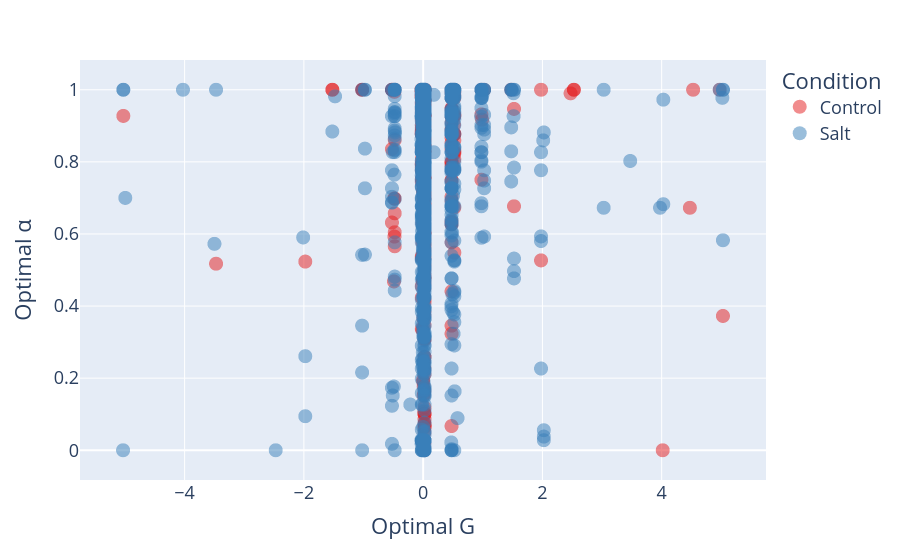

Notebook code for this chart:
### Code cell
fig = px.scatter(
    arbor_stats_df,
    x="best_G",
    y="min_alpha",
    color="condition label",
    hover_name="arbor name",
    opacity=0.5,
    color_discrete_sequence=px.colors.qualitative.Set1,
)

fig.update_traces(marker=dict(size=14))
fig.update_layout(
    font=dict(size=18),
    legend_title_text="Condition",
    xaxis_title="Optimal G",
    yaxis_title="Optimal α",
    showlegend=True
)

fig.show()
fig.write_html("docs/Optimal_G_alpha_condition.html")
fig.write_image("paper-figs/Salt-Control-Analysis/Optimal-alpha-vs-G-condition.pdf")

### Figure 1 — Plotly figure (JSON) as saved in the notebook; plotly's stock layout.template omitted (floating-point values rounded to 4 significant figures; data arrays with more than 128 entries replaced by an {"elided": "..."} marker saying what was removed)
{"data": [{"hovertemplate": "<b>%{hovertext}</b><br><br>condition label=Control<br>best_G=%{x}<br>min_alpha=%{y}<extra></extra>", "hovertext": {"elided": "1226 str values"}, "legendgroup": "Control", "marker": {"color": "rgb(228,26,28)", "opacity": 0.5, "size": 14, "symbol": "circle"}, "mode": "markers", "name": "Control", "showlegend": true, "type": "scattergl", "x": {"elided": "1226 float values"}, "xaxis": "x", "y": {"elided": "1226 float values"}, "yaxis": "y"}, {"hovertemplate": "<b>%{hovertext}</b><br><br>condition label=Salt<br>best_G=%{x}<br>min_alpha=%{y}<extra></extra>", "hovertext": {"elided": "1193 str values"}, "legendgroup": "Salt", "marker": {"color": "rgb(55,126,184)", "opacity": 0.5, "size": 14, "symbol": "circle"}, "mode": "markers", "name": "Salt", "showlegend": true, "type": "scattergl", "x": {"elided": "1193 float values"}, "xaxis": "x", "y": {"elided": "1193 float values"}, "yaxis": "y"}], "layout": {"autosize": true, "font": {"size": 18}, "legend": {"title": {"text": "Condition"}, "tracegroupgap": 0}, "margin": {"t": 60}, "showlegend": true, "xaxis": {"anchor": "y", "autorange": true, "domain": [0, 1], "range": [-5.731, 5.726], "title": {"text": "Optimal G"}, "type": "linear"}, "yaxis": {"anchor": "x", "autorange": true, "domain": [0, 1], "range": [-0.1094, 1.109], "title": {"text": "Optimal α"}, "type": "linear"}}}
